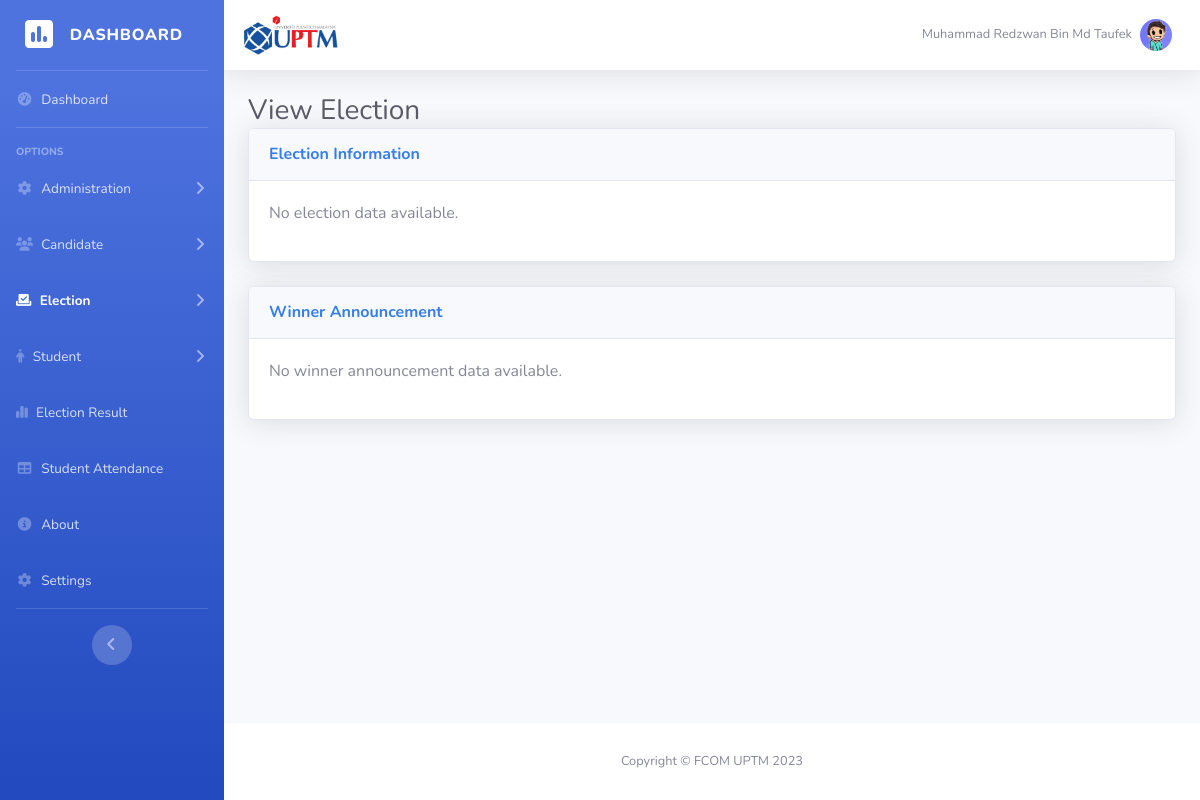
Page /Admin/electionView.php (signed in) on the earlier database version.
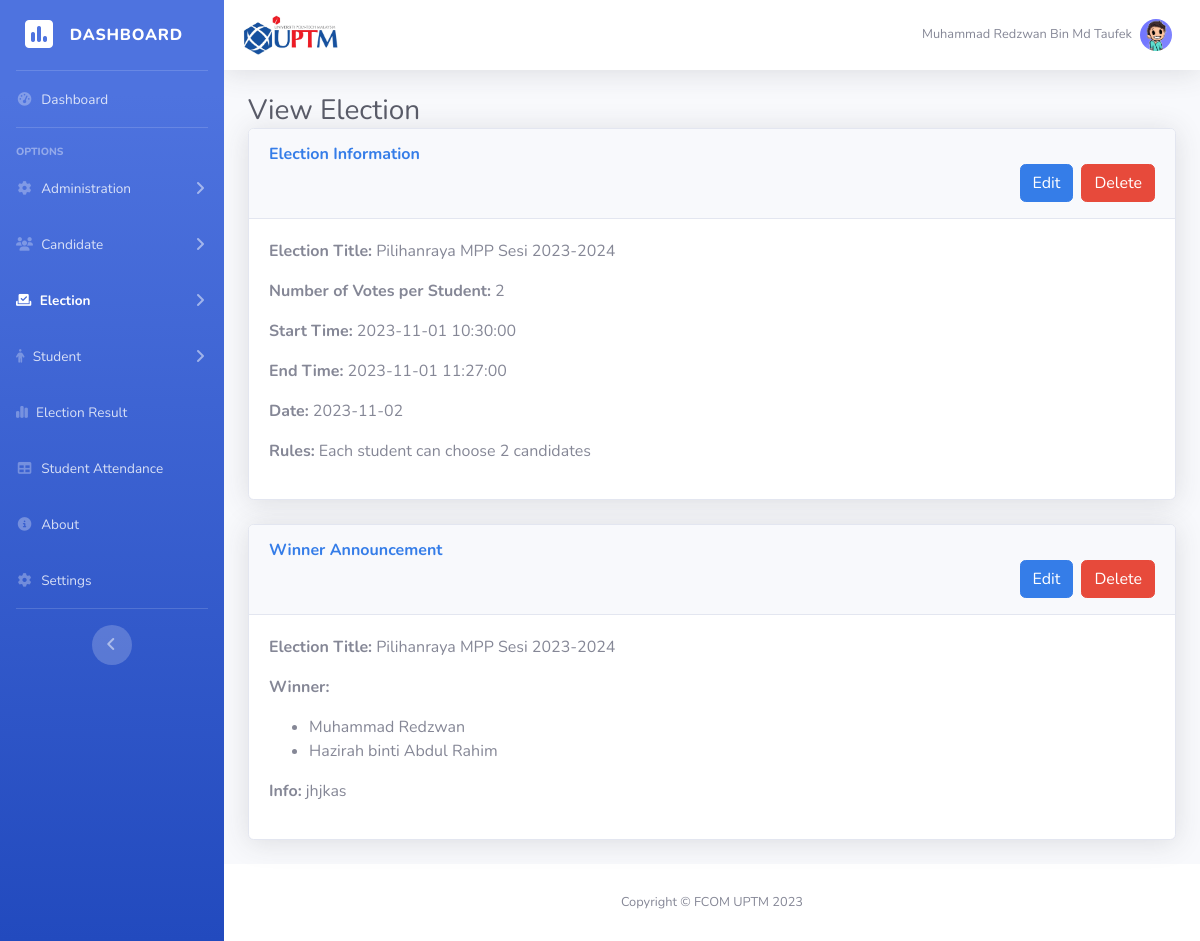
Same page on the later database version.
### tables this page shows
CREATE TABLE `election` (
  `electionId` int(11) NOT NULL,
  `electionTitle` varchar(255) NOT NULL,
  `voteNo` int(50) NOT NULL,
  `start` datetime NOT NULL,
  `end` datetime NOT NULL,
  `date` date NOT NULL,
  `rules` text NOT NULL
);

CREATE TABLE `announcement` (
  `annId` int(11) NOT NULL,
  `elecTitle` varchar(255) NOT NULL,
  `candName` text NOT NULL,
  `info` text NOT NULL
);

### Admin/electionView.php (the view, shortened to what the changed rows need)
<?php
    include '../Database/connect.php';
    $sql = "SELECT * FROM election ORDER BY electionId DESC LIMIT 1";
    $result = $conn->query($sql);
    if ($result->num_rows > 0) {
        $election = $result->fetch_assoc();
    }
    $sql = "SELECT * FROM announcement ORDER BY annId DESC LIMIT 1";
    $result = $conn->query($sql);
    if ($result->num_rows > 0) {
        $announcement = $result->fetch_assoc();
        $electionTitle = $announcement['elecTitle'];
    }
    $sql = "SELECT candName FROM announcement";
    $result = $conn->query($sql);
    if ($result->num_rows > 0) {
        $allCandidateNames = [];
        while($row = $result->fetch_assoc()) {
            array_push($allCandidateNames, $row['candName']);
        }
    }
?>
<!DOCTYPE html>
<html lang="en">
<head>
    <link rel="stylesheet" href="https://cdnjs.cloudflare.com/ajax/libs/font-awesome/6.2.1/css/all.min.css">
    <link href="css/sb-admin-2.css" rel="stylesheet">
</head>
<body id="page-top">
    <div id="wrapper">
        <div id="content-wrapper" class="d-flex flex-column">
            <div id="content">
                <div class="container-fluid">
                    <h1 class="h3 mb-0 text-gray-800">View Election</h1>
                    <div class="card shadow mb-4">
                        <div class="card-header py-3">
                            <?php if (isset($election)): ?>
                                <form id="deleteForm" method="POST" action="electionDelete.php">
                                    <button id="deleteBtn" type="button" class="btn btn-danger float-right" data-toggle="modal" data-target="#confirmDeleteModal">Delete</button>
                                </form>
                                <form method="GET" action="electionEdit.php">
                                    <button type="submit" class="btn btn-primary float-right mr-2" name="edit">Edit</button>
                                </form>
                            <?php endif; ?>
                        </div>
                        <div class="card-body">
                            <?php if (isset($election)): ?>
                                <p><b>Election Title:</b> <?php echo $election['electionTitle']; ?></p>
                                <p><b>Number of Votes per Student:</b> <?php echo $election['voteNo']; ?></p>
                                <p><b>Start Time:</b> <?php echo $election['start']; ?></p>
                                <p><b>End Time:</b> <?php echo $election['end']; ?></p>
                                <p><b>Date:</b> <?php echo $election['date']; ?></p>
                                <p><b>Rules:</b> <?php echo $election['rules']; ?></p>
                            <?php else: ?>
                                <p>No election data available.</p>
                            <?php endif; ?>
                        </div>
                    </div>
                    <div class="card shadow mb-4">
                        <div class="card-header py-3">
                            <?php if (isset($announcement)): ?>
                                <form id="deleteAnnouncementForm" method="POST" action="annDelete.php">
                                    <button id="deleteAnnouncementBtn" type="button" class="btn btn-danger float-right" data-toggle="modal" data-target="#confirmDeleteAnnouncementModal">Delete</button>
                                </form>
                                <form method="GET" action="annEdit.php">
                                    <button type="submit" class="btn btn-primary float-right mr-2" name="edit">Edit</button>
                                </form>
                            <?php endif; ?>
                        </div>
                        <div class="card-body">
                            <?php if (isset($announcement)): ?>
                                <p><b>Election Title:</b> <?php echo $electionTitle; ?></p>
                                <p><b>Winner:</b></p>
                                <ul>
                                <?php foreach($allCandidateNames as $candidateName): ?>
                                    <li><?php echo $candidateName; ?></li>
                                <?php endforeach; ?>
                                </ul>
                                <p><b>Info:</b>  <?php echo $announcement['info']; ?></p>
                            <?php else: ?>
                                <p>No winner announcement data available.</p>
                            <?php endif; ?>
                        </div>
                    </div>
                </div>
            </div>
        </div>
    </div>
</body>
</html>

Differences in the rows shown:
added election: electionTitle "Pilihanraya MPP Sesi 2023-2024", voteNo "2", start "2023-11-01 10:30:00", end "2023-11-01 11:27:00", date "2023-11-02", rules "Each student can choose 2 candidates"
added announcement: elecTitle "Pilihanraya MPP Sesi 2023-2024", info "jhjkas"
Other differences:
text no longer shown: "No election data available. No winner announcement data available."
text now shown: "Delete Edit Election Title: Number of Votes per Student: Start Time: End Time: Date: Rules: Delete Edit Election Title: Winner: Info:"
new list line: "Muhammad Redzwan"
new list line: "Hazirah binti Abdul Rahim"
